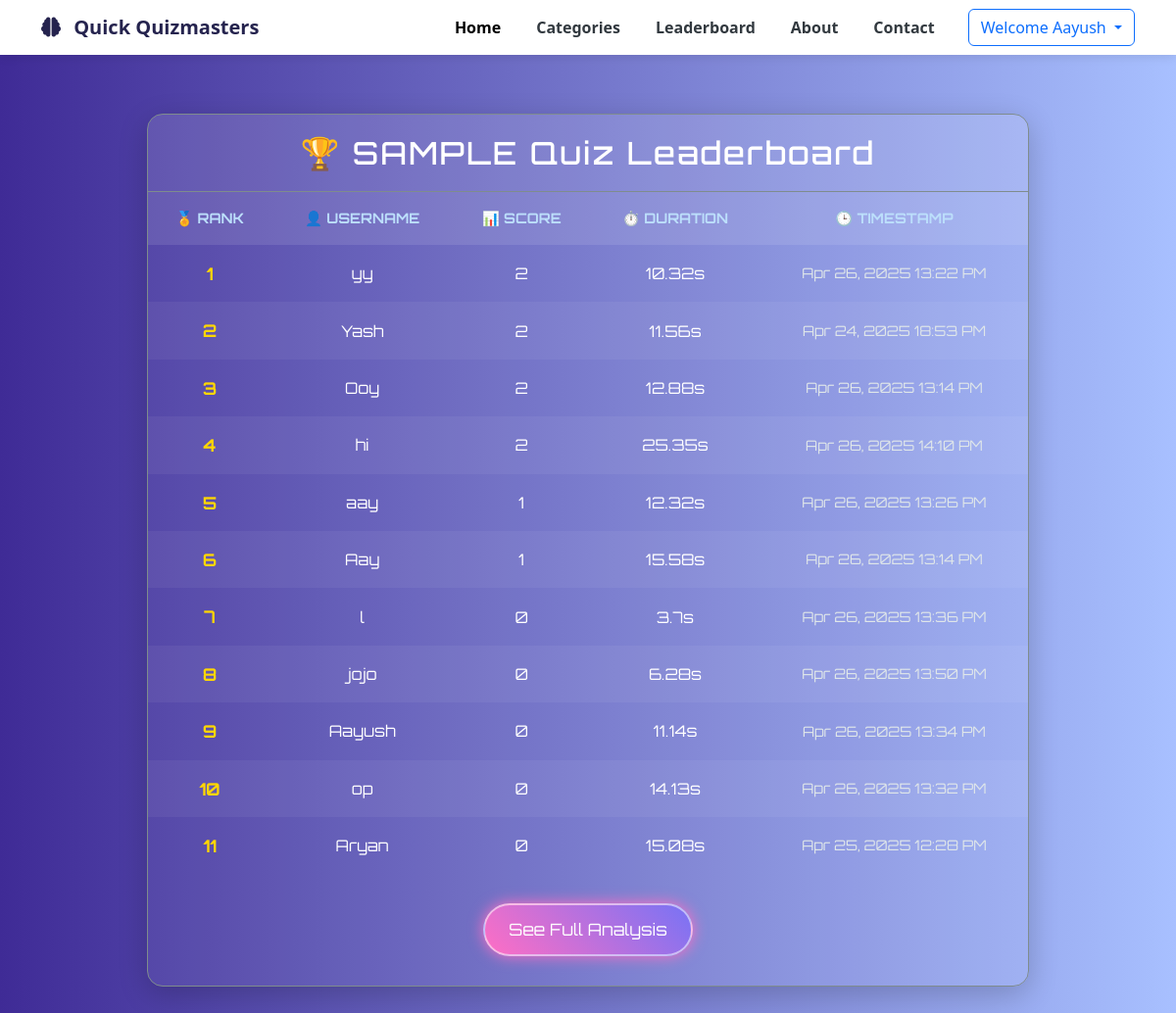
The app's page /quiz/leaderboard/sample/ (signed in) with its own data.
### myquiz/models.py (models this page shows, shortened)
class QuizResult(models.Model):
    user_name = models.CharField(max_length=100)
    quiz_name = models.CharField(max_length=100)
    score = models.IntegerField()
    time_taken = models.FloatField(help_text="Time in seconds")
    timestamp = models.DateTimeField(auto_now_add=True)

### myquiz/views.py (the view)
# urls.py: path('leaderboard/<str:quiz_name>/', views.leaderboard_view, name='leaderboard'),
def leaderboard_view(request, quiz_name):
    leaderboard = QuizResult.objects.filter(
        quiz_name__iexact=quiz_name
    ).order_by('-score', 'time_taken')
    return render(request, 'leaderboard_page.html', {
        'leaderboard': leaderboard,
        'quiz_name': quiz_name.upper(),
    })

### myquiz/templates/leaderboard_page.html (shortened to what this page needs)
{% extends "base/layout.html" %}
{% load static %}
{% block content %}
{% include 'leaderboard.html' %}
{% endblock %}

### templates/base/layout.html (shortened to what this page needs)
{% load static %}
<!DOCTYPE html>
<html lang="en">
<head>
    <link href="https://cdnjs.cloudflare.com/ajax/libs/bootstrap/5.3.0/css/bootstrap.min.css" rel="stylesheet">
    <link href="https://cdnjs.cloudflare.com/ajax/libs/font-awesome/6.4.0/css/all.min.css" rel="stylesheet">
    <link rel="stylesheet" href="{% static "styles.css" %}">
</head>
<body>
    <nav class="navbar navbar-expand-lg navbar-light bg-white sticky-top">
        <div class="container">
            <a class="navbar-brand" href="#">
                <i class="fas fa-brain me-2"></i>
                Quick Quizmasters
            </a>
            <div class="collapse navbar-collapse" id="navbarNav">
                <ul class="navbar-nav ms-auto">
                    <li class="nav-item">
                        <a class="nav-link active" href="{% url 'home' %}">Home</a>
                    </li>
                    <li class="nav-item">
                        <a class="nav-link" href="#">Categories</a>
                    </li>
                    <li class="nav-item">
                        <a class="nav-link" href="{% url 'load_leaderboard' %}">Leaderboard</a>
                    </li>
                    <li class="nav-item">
                        <a class="nav-link" href="#">About</a>
                    </li>
                    <li class="nav-item">
                        <a class="nav-link" href="#">Contact</a>
                    </li>
                </ul>
                <div class="ms-3">
                    {% if user.is_authenticated %}
                        <div class="dropdown">
                            <button class="btn btn-outline-primary dropdown-toggle" type="button" data-bs-toggle="dropdown">
                                Welcome {{ user.username }}
                            </button>
                        </div>
                    {% else %}
                        <a href="{% url 'login' %}"><button class="btn btn-outline-primary me-2">Log In</button></a>
                        <a href="{% url 'signup'%}"><button class="btn btn-primary">Sign Up</button></a>
                    {% endif %}
                </div>
            </div>
        </div>
    </nav>
    {% block content %}{% endblock %}
</body>
</html>

### myquiz/templates/leaderboard.html (shortened to what this page needs)
{% load static %}
<!DOCTYPE html>
<html lang="en">
<head>
  <link rel="stylesheet" href="{% static "leaderboard.css" %}">
</head>
<body>
  <div class="leaderboard-container">
    <div class="leaderboard-header">
      <h2>🏆 {{ quiz_name }} Quiz Leaderboard</h2>
    </div>
    <table>
      <thead>
        <tr>
          <th>🏅 Rank</th>
          <th>👤 Username</th>
          <th>📊 Score</th>
          <th>⏱️ Duration</th>
          <th>🕒 Timestamp</th>
        </tr>
      </thead>
      <tbody>
        {% for entry in leaderboard %}
        <tr>
          <td class="rank-badge">{{ forloop.counter }}</td>
          <td>{{ entry.user_name }} </td>
          <td>{{ entry.score }}</td>
          <td>{{ entry.time_taken }}s</td>
          <td class="timestamp">{{ entry.timestamp|date:"M d, Y H:i A" }}</td>
        </tr>
        {% empty %}
        <tr>
          <td colspan="5">No results yet.</td>
        </tr>
        {% endfor %}
      </tbody>
    </table>
    <div style="text-align: center; margin: 30px 0;" id="analysisBtn">
      <a href="{% url 'analysis' quiz_name %}" class="analysis-button">See Full Analysis</a>
    </div>
  </div>
</body>
</html>

### static/styles.css (style rules this page uses)
:root { --primary-color: #25234e; --secondary-color: #6d66d1; --accent-color: #ff6584; --light-color: #f8f9fa; --dark-color: #32393f; }
body { font-family: 'Segoe UI', Tahoma, Geneva, Verdana, sans-serif; background-color: #f5f7fa; }
.navbar { box-shadow: 0 2px 10px rgba(0, 0, 0, 0.1); font-family: 'Segoe UI', Tahoma, Geneva, Verdana, sans-serif !important; }
.navbar-brand { font-weight: 700; color: var(--primary-color); }
.nav-link { font-weight: 600; color: var(--dark-color); margin: 0 10px; transition: color 0.3s; }

### myquiz/static/leaderboard.css (style rules this page uses)
body { margin: 0; background: linear-gradient(to right, #3f2b96, #a8c0ff); color: #ffffff; }
.leaderboard-container { font-family: 'Orbitron', sans-serif; max-width: 900px; margin: 60px auto; background: rgba(255, 255, 255, 0.05); border: 1px solid #7f8c8d; border-radius: 16px; box-shadow: 0 8px 30px rgba(0, 0, 0, 0.2); overflow: hidden; }
.leaderboard-header { padding: 20px; text-align: center; background: rgba(255, 255, 255, 0.08); border-bottom: 1px solid #7f8c8d; }
.leaderboard-header h2 { margin: 0; font-size: 2rem; color: #ffffff; letter-spacing: 2px; }
table { width: 100%; border-collapse: collapse; font-size: 1rem; }
th, td { padding: 16px; text-align: center; }
th { background-color: rgba(255, 255, 255, 0.1); color: #bcdffb; text-transform: uppercase; font-size: 0.9rem; }
tr:nth-child(even) { background-color: rgba(255, 255, 255, 0.05); }
.rank-badge { font-weight: bold; font-size: 1.1rem; color: #ffd700; }
.timestamp { font-size: 0.9rem; color: #dfe6e9; }
.analysis-button { display: inline-block; background: linear-gradient(45deg, #ff6ec4, #7873f5); color: white; font-family: 'Orbitron', sans-serif; text-decoration: none; padding: 12px 24px; font-size: 1.06rem; border-radius: 40px; border: 2px solid #ffffff88; box-shadow: 0 0 15px #ff6ec4; transition: all 0.3s ease; cursor: pointer; }

### records on screen
QuizResult: user_name "yy", score "2", time_taken "10.32", timestamp "Apr 26, 2025 13:22 PM"
QuizResult: user_name "Yash", score "2", time_taken "11.56", timestamp "Apr 24, 2025 18:53 PM"
QuizResult: user_name "Ooy", score "2", time_taken "12.88", timestamp "Apr 26, 2025 13:14 PM"
QuizResult: user_name "hi", score "2", time_taken "25.35", timestamp "Apr 26, 2025 14:10 PM"
QuizResult: user_name "aay", score "1", time_taken "12.32", timestamp "Apr 26, 2025 13:26 PM"
QuizResult: user_name "Aay", score "1", time_taken "15.58", timestamp "Apr 26, 2025 13:14 PM"
QuizResult: user_name "l", score "0", time_taken "3.7", timestamp "Apr 26, 2025 13:36 PM"
QuizResult: user_name "jojo", score "0", time_taken "6.28", timestamp "Apr 26, 2025 13:50 PM"
QuizResult: user_name "Aayush", score "0", time_taken "11.14", timestamp "Apr 26, 2025 13:34 PM"
QuizResult: user_name "op", score "0", time_taken "14.13", timestamp "Apr 26, 2025 13:32 PM"
QuizResult: user_name "Aryan", score "0", time_taken "15.08", timestamp "Apr 25, 2025 12:28 PM"

### other values on screen
{{ user.username }} "Aayush"
{{ quiz_name }} "SAMPLE"
